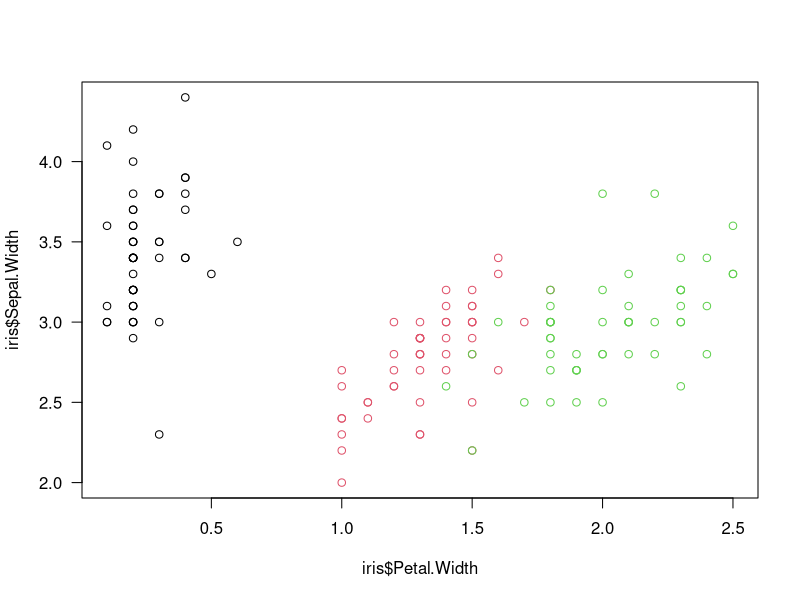

Recreate this plot in R.

tryCatch({

    png(filename = "iris.png", width = 450, height = 300, units = "px")

    plot(iris$Sepal.Width ~ iris$Petal.Width, col = iris$Species, las = 1)
    dev.off()
},
error = function(e) {

    # Print error message to some log file
    error <- conditionMessage(e)
    #conn <- file("D:/Temp/log.txt")
    #writeLines(error, conn)
    #close(conn)
})